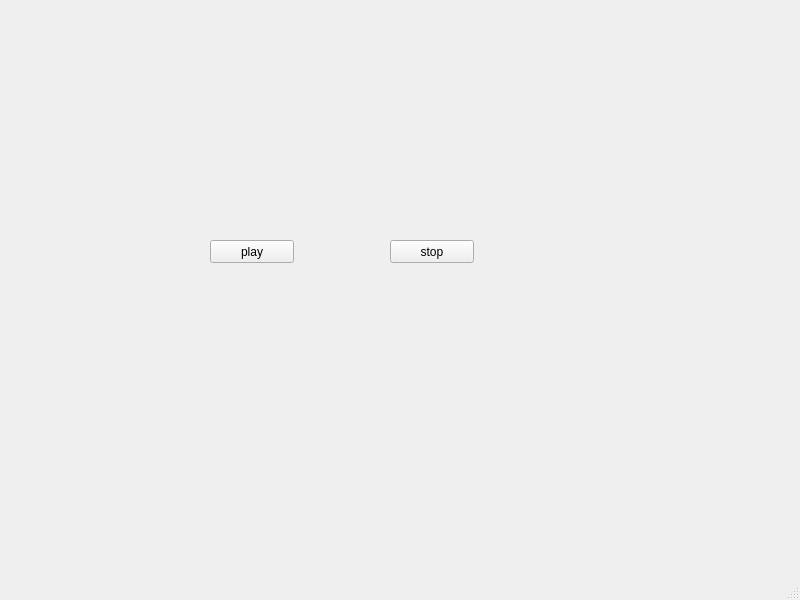
<?xml version="1.0" encoding="UTF-8"?>
<ui version="4.0">
 <class>MainWindow</class>
 <widget class="QMainWindow" name="MainWindow">
  <property name="geometry">
   <rect>
    <x>0</x>
    <y>0</y>
    <width>800</width>
    <height>600</height>
   </rect>
  </property>
  <property name="windowTitle">
   <string>MainWindow</string>
  </property>
  <widget class="QWidget" name="centralwidget">
   <widget class="QPushButton" name="playBtn">
    <property name="geometry">
     <rect>
      <x>210</x>
      <y>240</y>
      <width>84</width>
      <height>23</height>
     </rect>
    </property>
    <property name="text">
     <string>play</string>
    </property>
   </widget>
   <widget class="QPushButton" name="stopBtn">
    <property name="geometry">
     <rect>
      <x>390</x>
      <y>240</y>
      <width>84</width>
      <height>23</height>
     </rect>
    </property>
    <property name="text">
     <string>stop</string>
    </property>
   </widget>
  </widget>
  <widget class="QMenuBar" name="menubar">
   <property name="geometry">
    <rect>
     <x>0</x>
     <y>0</y>
     <width>800</width>
     <height>20</height>
    </rect>
   </property>
  </widget>
  <widget class="QStatusBar" name="statusbar"/>
 </widget>
 <resources/>
 <connections/>
</ui>
